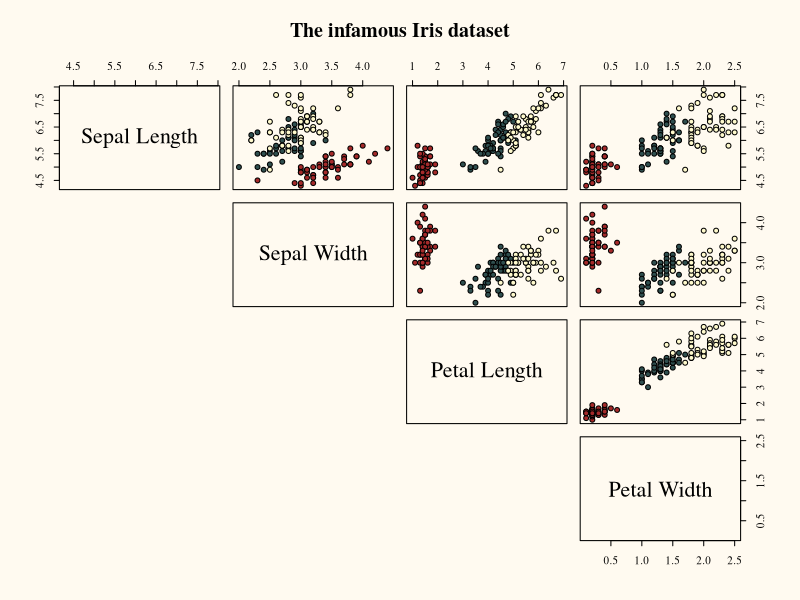
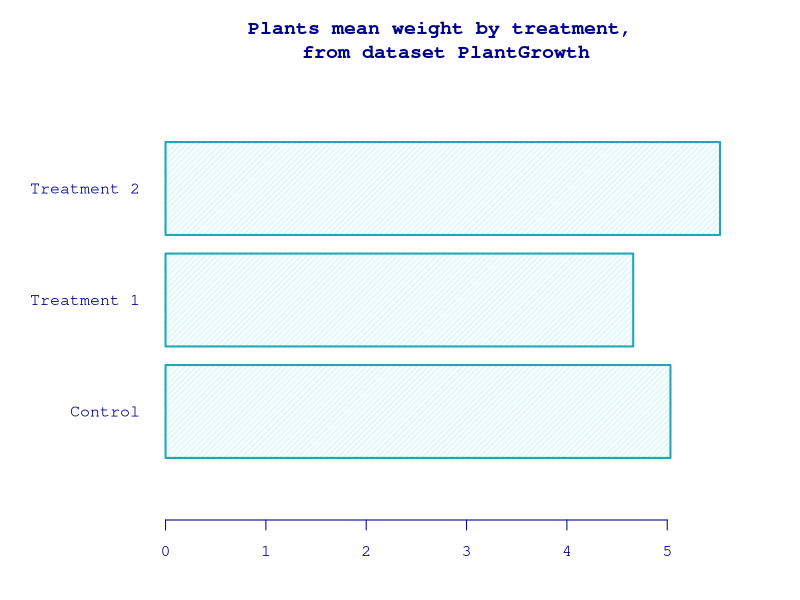
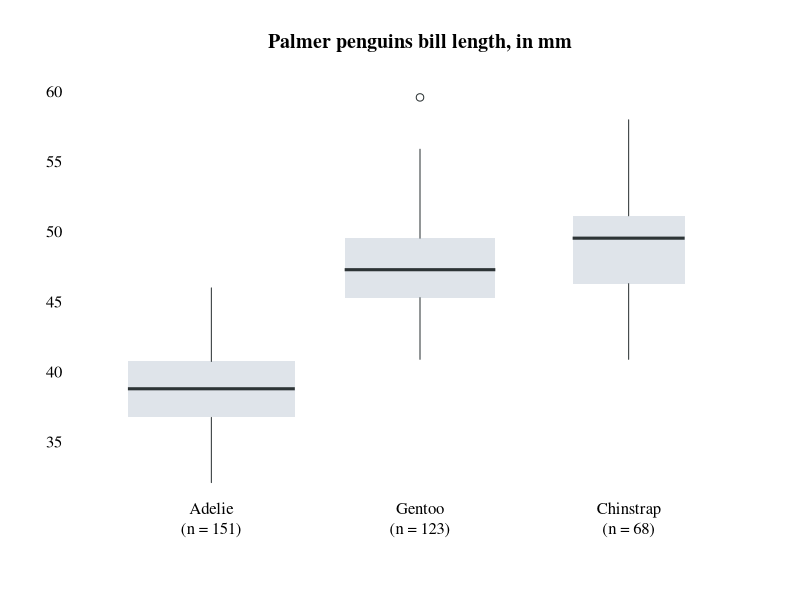

These charts were generated, in order, by the following R code:
# plot 1 ------------------------------------------------------------------

pal_bg <- c("brown", "darkslategrey", "lemonchiffon")
par(family = "serif",
    bg = "floralwhite",
    tck = -.05)

pairs(iris[1:4], 
      lower.panel = NULL, 
      bg = pal_bg[iris$Species], 
      pch = 21,
      labels = gsub("\\.", " ", names(iris[1:4])),
      main = "The infamous Iris dataset"
)

dev.off() # to reset par() to its def state

# plot 2 ------------------------------------------------------------------

means <- tapply(PlantGrowth$weight, PlantGrowth$group, mean)

par(family = "sans",
    tck = NA,
    mar = c(4, 8, 4, 4),
    family = "mono",
    las = 1,
    lwd = 2,
    col.main = "darkblue",
    col.axis = "darkblue",
    fg = "darkblue")

barplot(means,
        horiz = TRUE,
        col = "#dff9fb",
        border = "#22a6b3",
        names = c("Control", "Treatment 1", "Treatment 2"),
        density = 25,
        angle = 45, 
        main = paste("Plants mean weight by treatment,\n from dataset PlantGrowth"),
        asp = 1)

dev.off()

# plot 3 ------------------------------------------------------------------
library(palmerpenguins)

penguins$species <- reorder(penguins$species, 
                            penguins$bill_length_mm,
                            FUN = \(x) mean(x, na.rm = TRUE))

n_penguins <- table(penguins[!is.na(penguins$bill_depth_mm), "species"])
name_penguins <- levels(penguins$species)

par(family = "serif")
boxplot(bill_length_mm ~ species, data = penguins,
        ylab = "",
        xlab = "",
        axes = FALSE,
        varwidth = TRUE,
        col = "#dfe4ea",
        border = "#2d3436",
        boxcol = "transparent",
        lty = "solid",
        staplelty = "blank",
        main = "Palmer penguins bill length, in mm")
axis(1, at = 1:3, 
     labels =  paste0(name_penguins, "\n(n = ", n_penguins, ")"), 
     tick = FALSE)
axis(2, las = 1, tick = FALSE)
